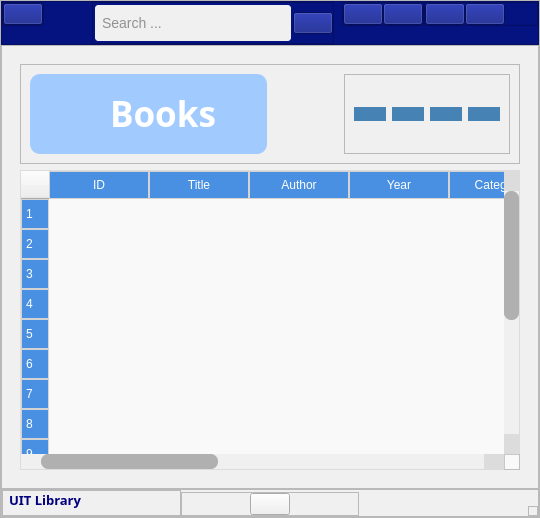
     <widget class="QFrame" name="main_body">
      <property name="frameShape">
       <enum>QFrame::StyledPanel</enum>
      </property>
      <property name="frameShadow">
       <enum>QFrame::Raised</enum>
      </property>
      <layout class="QVBoxLayout" name="verticalLayout">
       <property name="spacing">
        <number>0</number>
       </property>
       <property name="leftMargin">
        <number>0</number>
       </property>
       <property name="topMargin">
        <number>0</number>
       </property>
       <property name="rightMargin">
        <number>0</number>
       </property>
       <property name="bottomMargin">
        <number>0</number>
       </property>
       <item alignment="Qt::AlignTop">
        <widget class="QFrame" name="header">
         <property name="enabled">
          <bool>true</bool>
         </property>
         <property name="styleSheet">
          <string notr="true">border-top-radius: 10px;

background-color: rgb(5, 19, 128);</string>
         </property>
         <property name="frameShape">
          <enum>QFrame::StyledPanel</enum>
         </property>
         <property name="frameShadow">
          <enum>QFrame::Raised</enum>
         </property>
         <layout class="QHBoxLayout" name="horizontalLayout_2">
          <property name="spacing">
           <number>0</number>
          </property>
          <property name="leftMargin">
           <number>0</number>
          </property>
          <property name="topMargin">
           <number>0</number>
          </property>
          <property name="rightMargin">
           <number>0</number>
          </property>
          <property name="bottomMargin">
           <number>0</number>
          </property>
          <item alignment="Qt::AlignLeft|Qt::AlignTop">
           <widget class="QFrame" name="frame">
            <property name="frameShape">
             <enum>QFrame::StyledPanel</enum>
            </property>
            <property name="frameShadow">
             <enum>QFrame::Raised</enum>
            </property>
            <layout class="QHBoxLayout" name="horizontalLayout_8">
             <property name="spacing">
              <number>0</number>
             </property>
             <property name="leftMargin">
              <number>0</number>
             </property>
             <property name="topMargin">
              <number>0</number>
             </property>
             <property name="rightMargin">
              <number>0</number>
             </property>
             <property name="bottomMargin">
              <number>0</number>
             </property>
             <item>
              <widget class="QPushButton" name="menu_btn">
               <property name="cursor">
                <cursorShape>PointingHandCursor</cursorShape>
               </property>
               <property name="styleSheet">
                <string notr="true">QPushButton:hover {
	background-color: rgb(0, 0, 166);
}

QPushButton:pressed {
	background-color:rgb(0, 0, 176);
}</string>
               </property>
               <property name="text">
                <string/>
               </property>
               <property name="icon">
                <iconset resource="../ressources/icons/icon.qrc">
                 <normaloff>:/icons/align-left.png</normaloff>:/icons/align-left.png</iconset>
               </property>
               <property name="iconSize">
                <size>
                 <width>25</width>
                 <height>25</height>
                </size>
               </property>
              </widget>
             </item>
            </layout>
           </widget>
          </item>
          <item alignment="Qt::AlignLeft|Qt::AlignTop">
           <widget class="QFrame" name="frame_4">
            <property name="frameShape">
             <enum>QFrame::StyledPanel</enum>
            </property>
            <property name="frameShadow">
             <enum>QFrame::Raised</enum>
            </property>
            <layout class="QHBoxLayout" name="horizontalLayout_7">
             <property name="spacing">
              <number>0</number>
             </property>
             <property name="leftMargin">
              <number>0</number>
             </property>
             <property name="topMargin">
              <number>0</number>
             </property>
             <property name="rightMargin">
              <number>0</number>
             </property>
             <property name="bottomMargin">
              <number>0</number>
             </property>
             <item>
              <widget class="QLineEdit" name="search_lineEdit">
               <property name="minimumSize">
                <size>
                 <width>200</width>
                 <height>40</height>
                </size>
               </property>
               <property name="styleSheet">
                <string notr="true">    QLineEdit {
        background-color: #f0f0f0; /* Light grey background */
        border: 2px solid rgb(5, 19, 128); /* Your specified color for the border */
        border-radius: 5px; /* Rounded corners */
        padding: 5px; /* Padding inside the text field */
        color: #333333; /* Dark grey text color */
        font-size: 14px; /* Font size */
    }

    QLineEdit:focus {
        border: 2px solid rgb(0, 102, 204); /* Complementary blue color for the border when focused */
        background-color: #ffffff; /* White background when focused */
	       box-shadow: 2px 2px 10px rgba(0, 102, 204, 0.5); /* Stronger shadow when focused */

    }
</string>
               </property>
               <property name="placeholderText">
                <string>Search ...</string>
               </property>
              </widget>
             </item>
             <item>
              <widget class="QPushButton" name="pushButton_6">
               <property name="cursor">
                <cursorShape>PointingHandCursor</cursorShape>
               </property>
               <property name="text">
                <string/>
               </property>
               <property name="icon">
                <iconset resource="../ressources/icons/icon.qrc">
                 <normaloff>:/icons/search.png</normaloff>:/icons/search.png</iconset>
               </property>
               <property name="iconSize">
                <size>
                 <width>25</width>
                 <height>25</height>
                </size>
               </property>
              </widget>
             </item>
            </layout>
           </widget>
          </item>
          <item alignment="Qt::AlignRight|Qt::AlignTop">
           <widget class="QFrame" name="frame_2">
            <property name="frameShape">
             <enum>QFrame::StyledPanel</enum>
            </property>
            <property name="frameShadow">
             <enum>QFrame::Raised</enum>
            </property>
            <layout class="QHBoxLayout" name="horizontalLayout_6">
             <property name="spacing">
              <number>0</number>
             </property>
             <property name="leftMargin">
              <number>0</number>
             </property>
             <property name="topMargin">
              <number>0</number>
             </property>
             <property name="rightMargin">
              <number>0</number>
             </property>
             <property name="bottomMargin">
              <number>0</number>
             </property>
             <item>
              <widget class="QPushButton" name="users_btn">
               <property name="cursor">
                <cursorShape>PointingHandCursor</cursorShape>
               </property>
               <property name="styleSheet">
                <string notr="true">QPushButton:hover {
	background-color: rgb(0, 0, 166);
}

QPushButton:pressed {
	background-color:rgb(0, 0, 176);
}</string>
               </property>
               <property name="text">
                <string/>
               </property>
               <property name="icon">
                <iconset resource="../ressources/icons/icon.qrc">
                 <normaloff>:/icons/user.png</normaloff>:/icons/user.png</iconset>
               </property>
               <property name="iconSize">
                <size>
                 <width>25</width>
                 <height>25</height>
                </size>
               </property>
              </widget>
             </item>
             <item>
              <widget class="QPushButton" name="notification_btn">
               <property name="cursor">
                <cursorShape>PointingHandCursor</cursorShape>
               </property>
               <property name="styleSheet">
                <string notr="true">QPushButton:hover {
	background-color: rgb(0, 0, 166);
}

QPushButton:pressed {
	background-color:rgb(0, 0, 176);
}</string>
               </property>
               <property name="text">
                <string/>
               </property>
               <property name="icon">
                <iconset resource="../ressources/icons/icon.qrc">
                 <normaloff>:/icons/notification.png</normaloff>:/icons/notification.png</iconset>
               </property>
               <property name="iconSize">
                <size>
                 <width>25</width>
                 <height>25</height>
                </size>
               </property>
              </widget>
             </item>
            </layout>
           </widget>
          </item>
          <item alignment="Qt::AlignRight|Qt::AlignTop">
           <widget class="QFrame" name="frame_3">
            <property name="frameShape">
             <enum>QFrame::StyledPanel</enum>
            </property>
            <property name="frameShadow">
             <enum>QFrame::Raised</enum>
            </property>
            <layout class="QHBoxLayout" name="horizontalLayout_5">
             <property name="spacing">
              <number>0</number>
             </property>
             <property name="leftMargin">
              <number>0</number>
             </property>
             <property name="topMargin">
              <number>0</number>
             </property>
             <property name="rightMargin">
              <number>0</number>
             </property>
             <property name="bottomMargin">
              <number>0</number>
             </property>
             <item>
              <widget class="QPushButton" name="minimize_btn">
               <property name="styleSheet">
                <string notr="true">QPushButton:hover {
	background-color: rgb(0, 0, 166);
}

QPushButton:pressed {
	background-color:rgb(0, 0, 176);
}</string>
               </property>
               <property name="text">
                <string/>
               </property>
               <property name="icon">
                <iconset resource="../ressources/icons/icon.qrc">
                 <normaloff>:/icons/down-left-arrow.png</normaloff>:/icons/down-left-arrow.png</iconset>
               </property>
               <property name="iconSize">
                <size>
                 <width>25</width>
                 <height>25</height>
                </size>
               </property>
              </widget>
             </item>
             <item>
              <widget class="QPushButton" name="restore_win_btn">
               <property name="styleSheet">
                <string notr="true">QPushButton:hover {
	background-color: rgb(0, 0, 166);
}

QPushButton:pressed {
	background-color:rgb(0, 0, 176);
}</string>
               </property>
               <property name="text">
                <string/>
               </property>
               <property name="icon">
                <iconset resource="../ressources/icons/icon.qrc">
                 <normaloff>:/icons/maximize.png</normaloff>:/icons/maximize.png</iconset>
               </property>
               <property name="iconSize">
                <size>
                 <width>25</width>
                 <height>25</height>
                </size>
               </property>
              </widget>
             </item>
             <item>
              <widget class="QPushButton" name="close_btn">
               <property name="styleSheet">
                <string notr="true">QPushButton:hover {
	background-color: rgb(255, 38, 0);
}

QPushButton:pressed {
	background-color: rgb(255, 0, 0);
}
QPushButton {
	
	border-radius:0px;
	border-top-right-radius: 10px;

}</string>
               </property>
               <property name="text">
                <string/>
               </property>
               <property name="icon">
                <iconset resource="../ressources/icons/icon.qrc">
                 <normaloff>:/icons/close.png</normaloff>:/icons/close.png</iconset>
               </property>
               <property name="iconSize">
                <size>
                 <width>25</width>
                 <height>25</height>
                </size>
               </property>
              </widget>
             </item>
            </layout>
           </widget>
          </item>
         </layout>
        </widget>
       </item>
       <item>
        <widget class="QFrame" name="main_bode_contents">
         <property name="sizePolicy">
          <sizepolicy hsizetype="Preferred" vsizetype="Expanding">
           <horstretch>0</horstretch>
           <verstretch>0</verstretch>
          </sizepolicy>
         </property>
         <property name="minimumSize">
          <size>
           <width>200</width>
           <height>0</height>
          </size>
         </property>
         <property name="styleSheet">
          <string notr="true">background-color:rgb(240, 240, 240);</string>
         </property>
         <property name="frameShape">
          <enum>QFrame::StyledPanel</enum>
         </property>
         <property name="frameShadow">
          <enum>QFrame::Raised</enum>
         </property>
         <layout class="QVBoxLayout" name="verticalLayout_7">
          <item>
           <widget class="QStackedWidget" name="stackedWidget">
            <property name="styleSheet">
             <string notr="true">color: rgb(0, 0, 0);</string>
            </property>
            <property name="currentIndex">
             <number>1</number>
            </property>
            <widget class="QWidget" name="home_page"/>
            <widget class="QWidget" name="book_page">
             <layout class="QVBoxLayout" name="verticalLayout_9">
              <item>
               <widget class="QFrame" name="frame_11">
                <property name="minimumSize">
                 <size>
                  <width>0</width>
                  <height>100</height>
                 </size>
                </property>
                <property name="frameShape">
                 <enum>QFrame::StyledPanel</enum>
                </property>
                <property name="frameShadow">
                 <enum>QFrame::Raised</enum>
                </property>
                <layout class="QHBoxLayout" name="horizontalLayout_13">
                 <item>
                  <widget class="QFrame" name="frame_13">
                   <property name="styleSheet">
                    <string notr="true">background-color: rgb(161, 203, 255);
border-radius:10px</string>
                   </property>
                   <property name="frameShape">
                    <enum>QFrame::StyledPanel</enum>
                   </property>
                   <property name="frameShadow">
                    <enum>QFrame::Raised</enum>
                   </property>
                   <widget class="QLabel" name="label_27">
                    <property name="geometry">
                     <rect>
                      <x>11</x>
                      <y>20</y>
                      <width>50</width>
                      <height>50</height>
                     </rect>
                    </property>
                    <property name="sizePolicy">
                     <sizepolicy hsizetype="Preferred" vsizetype="Preferred">
                      <horstretch>20</horstretch>
                      <verstretch>0</verstretch>
                     </sizepolicy>
                    </property>
                    <property name="text">
                     <string/>
                    </property>
                    <property name="pixmap">
                     <pixmap resource="../ressources/icons/icon.qrc">:/icons/books-dark.png</pixmap>
                    </property>
                   </widget>
                   <widget class="QLabel" name="label_26">
                    <property name="geometry">
                     <rect>
                      <x>80</x>
                      <y>10</y>
                      <width>131</width>
                      <height>59</height>
                     </rect>
                    </property>
                    <property name="font">
                     <font>
                      <family>Noto Sans</family>
                      <pointsize>26</pointsize>
                      <weight>75</weight>
                      <bold>true</bold>
                     </font>
                    </property>
                    <property name="styleSheet">
                     <string notr="true">color:white</string>
                    </property>
                    <property name="text">
                     <string>Books</string>
                    </property>
                   </widget>
                  </widget>
                 </item>
                 <item alignment="Qt::AlignRight">
                  <widget class="QFrame" name="frame_12">
                   <property name="minimumSize">
                    <size>
                     <width>60</width>
                     <height>0</height>
                    </size>
                   </property>
                   <property name="baseSize">
                    <size>
                     <width>80</width>
                     <height>0</height>
                    </size>
                   </property>
                   <property name="styleSheet">
                    <string notr="true">QPushButton{
	background-color: rgb(70,130,180);
border-radius:10px;

}
QPushButton:hover {
	background-color: rgb(0, 0, 166);
	color: rgb(255, 255, 255);
}

QPushButton:pressed {
	background-color:rgb(0, 0, 176);
border-radius:10px
}</string>
                   </property>
                   <property name="frameShape">
                    <enum>QFrame::StyledPanel</enum>
                   </property>
                   <property name="frameShadow">
                    <enum>QFrame::Raised</enum>
                   </property>
                   <layout class="QHBoxLayout" name="horizontalLayout_12">
                    <item>
                     <widget class="QPushButton" name="add_book_btn_2">
                      <property name="cursor">
                       <cursorShape>PointingHandCursor</cursorShape>
                      </property>
                      <property name="styleSheet">
                       <string notr="true"/>
                      </property>
                      <property name="text">
                       <string/>
                      </property>
                      <property name="icon">
                       <iconset resource="../ressources/icons/icon.qrc">
                        <normaloff>:/icons/add-file.png</normaloff>:/icons/add-file.png</iconset>
                      </property>
                     </widget>
                    </item>
                    <item>
                     <widget class="QPushButton" name="modify_book_btn_2">
                      <property name="cursor">
                       <cursorShape>PointingHandCursor</cursorShape>
                      </property>
                      <property name="text">
                       <string/>
                      </property>
                      <property name="icon">
                       <iconset resource="../ressources/icons/icon.qrc">
                        <normaloff>:/icons/edit.png</normaloff>:/icons/edit.png</iconset>
                      </property>
                     </widget>
                    </item>
                    <item>
                     <widget class="QPushButton" name="delete_book_btn_2">
                      <property name="cursor">
                       <cursorShape>PointingHandCursor</cursorShape>
                      </property>
                      <property name="text">
                       <string/>
                      </property>
                      <property name="icon">
                       <iconset resource="../ressources/icons/icon.qrc">
                        <normaloff>:/icons/delete.png</normaloff>:/icons/delete.png</iconset>
                      </property>
                     </widget>
                    </item>
                    <item>
                     <widget class="QPushButton" name="print_btn_2">
                      <property name="cursor">
                       <cursorShape>PointingHandCursor</cursorShape>
                      </property>
                      <property name="text">
                       <string/>
                      </property>
                      <property name="icon">
                       <iconset resource="../ressources/icons/icon.qrc">
                        <normaloff>:/icons/print.png</normaloff>:/icons/print.png</iconset>
                      </property>
                     </widget>
                    </item>
                   </layout>
                  </widget>
                 </item>
                </layout>
               </widget>
              </item>
              <item>
               <widget class="QTableWidget" name="tableWidget_books">
                <property name="sizePolicy">
                 <sizepolicy hsizetype="Expanding" vsizetype="Expanding">
                  <horstretch>0</horstretch>
                  <verstretch>0</verstretch>
                 </sizepolicy>
                </property>
                <property name="minimumSize">
                 <size>
                  <width>500</width>
                  <height>300</height>
                 </size>
                </property>
                <property name="styleSheet">
                 <string notr="true">QTableView {
    border: 1px solid #d3d3d3;
    gridline-color: #d3d3d3;
    background-color: #f9f9f9;
    alternate-background-color: #e9e9e9;
    selection-background-color: #a0c4ff;
    selection-color: #ffffff;
}

QHeaderView::section {
    background-color: #4a90e2;
    color: white;
    padding: 4px;
    border: 1px solid #d3d3d3;
}

QTableView::item {
    padding: 5px;
    border: none;
}

QTableView::item:selected {
    background-color: #a0c4ff;
    color: #ffffff;
}

QTableView::item:hover {
    background-color: #d3eaff;
    color: #000000;
}
/* For WebKit browsers (Chrome, Safari) */
QTableView {
    border: 1px solid #dcdcdc;
}

QTableView::horizontalScrollBar, QTableView::verticalScrollBar {
    background: #f0f0f0;
}

QScrollBar:horizontal {
    border: none;
    background: #f0f0f0;
    height: 15px;
    margin: 0px 20px 0 20px;
}

QScrollBar::handle:horizontal {
    background: #b0b0b0;
    min-width: 20px;
    border-radius: 7px;
}

QScrollBar::add-line:horizontal, QScrollBar::sub-line:horizontal {
    background: #dcdcdc;
    width: 20px;
    subcontrol-origin: margin;
}

QScrollBar::add-line:horizontal:hover, QScrollBar::sub-line:horizontal:hover {
    background: #c0c0c0;
}

QScrollBar::add-page:horizontal, QScrollBar::sub-page:horizontal {
    background: none;
}

QScrollBar:vertical {
    border: none;
    background: #f0f0f0;
    width: 15px;
    margin: 20px 0 20px 0;
}

QScrollBar::handle:vertical {
    background: #b0b0b0;
    min-height: 20px;
    border-radius: 7px;
}

QScrollBar::add-line:vertical, QScrollBar::sub-line:vertical {
    background: #dcdcdc;
    height: 20px;
    subcontrol-origin: margin;
}

QScrollBar::add-line:vertical:hover, QScrollBar::sub-line:vertical:hover {
    background: #c0c0c0;
}

QScrollBar::add-page:vertical, QScrollBar::sub-page:vertical {
    background: none;
}</string>
                </property>
                <property name="gridStyle">
                 <enum>Qt::NoPen</enum>
                </property>
                <property name="rowCount">
                 <number>15</number>
                </property>
                <property name="columnCount">
                 <number>10</number>
                </property>
                <attribute name="horizontalHeaderStretchLastSection">
                 <bool>true</bool>
                </attribute>
                <attribute name="verticalHeaderStretchLastSection">
                 <bool>true</bool>
                </attribute>
                <row/>
                <row/>
                <row/>
                <row/>
                <row/>
                <row/>
                <row/>
                <row/>
                <row/>
                <row/>
                <row/>
                <row/>
                <row/>
                <row/>
                <row/>
                <column>
                 <property name="text">
                  <string>ID</string>
                 </property>
                </column>
                <column>
                 <property name="text">
                  <string>Title</string>
                 </property>
                </column>
                <column>
                 <property name="text">
                  <string>Author</string>
                 </property>
                </column>
                <column>
                 <property name="text">
                  <string>Year</string>
                 </property>
                </column>
                <column>
                 <property name="text">
                  <string>Category</string>
                 </property>
                </column>
                <column>
                 <property name="text">
                  <string>Disponibility</string>
                 </property>
                </column>
                <column>
                 <property name="text">
                  <string>ISBN</string>
                 </property>
                </column>
                <column>
                 <property name="text">
                  <string>Description</string>
                 </property>
                </column>
                <column>
                 <property name="text">
                  <string>Book cover</string>
                 </property>
                </column>
                <column>
                 <property name="text">
                  <string>Availability</string>
                 </property>
                </column>
               </widget>
              </item>
             </layout>
            </widget>
            <widget class="QWidget" name="author_page">
             <widget class="QLabel" name="label_7">
              <property name="geometry">
               <rect>
                <x>520</x>
                <y>200</y>
                <width>161</width>
                <height>181</height>
               </rect>
              </property>
              <property name="font">
               <font>
                <pointsize>25</pointsize>
                <weight>75</weight>
                <bold>true</bold>
               </font>
              </property>
              <property name="text">
               <string>3</string>
              </property>
             </widget>
            </widget>
            <widget class="QWidget" name="sub_page">
             <widget class="QLabel" name="label_8">
              <property name="geometry">
               <rect>
                <x>540</x>
                <y>200</y>
                <width>151</width>
                <height>181</height>
               </rect>
              </property>
              <property name="font">
               <font>
                <pointsize>25</pointsize>
                <weight>75</weight>
                <bold>true</bold>
               </font>
              </property>
              <property name="text">
               <string>4</string>
              </property>
             </widget>
            </widget>
            <widget class="QWidget" name="management_page">
             <widget class="QLabel" name="label_9">
              <property name="geometry">
               <rect>
                <x>520</x>
                <y>210</y>
                <width>55</width>
                <height>191</height>
               </rect>
              </property>
              <property name="font">
               <font>
                <pointsize>25</pointsize>
                <weight>75</weight>
                <bold>true</bold>
               </font>
              </property>
              <property name="text">
               <string>5</string>
              </property>
             </widget>
            </widget>
           </widget>
          </item>
         </layout>
        </widget>
       </item>
       <item alignment="Qt::AlignBottom">
        <widget class="QFrame" name="footer">
         <property name="styleSheet">
          <string notr="true">background-color:rgb(240, 240, 240);
border-bottom-radius: 10px;</string>
         </property>
         <property name="frameShape">
          <enum>QFrame::StyledPanel</enum>
         </property>
         <property name="frameShadow">
          <enum>QFrame::Raised</enum>
         </property>
         <layout class="QHBoxLayout" name="horizontalLayout_3">
          <property name="spacing">
           <number>0</number>
          </property>
          <property name="leftMargin">
           <number>0</number>
          </property>
          <property name="topMargin">
           <number>0</number>
          </property>
          <property name="rightMargin">
           <number>0</number>
          </property>
          <property name="bottomMargin">
           <number>0</number>
          </property>
          <item alignment="Qt::AlignBottom">
           <widget class="QFrame" name="frame_5">
            <property name="frameShape">
             <enum>QFrame::StyledPanel</enum>
            </property>
            <property name="frameShadow">
             <enum>QFrame::Raised</enum>
            </property>
            <layout class="QVBoxLayout" name="verticalLayout_3">
             <property name="spacing">
              <number>0</number>
             </property>
             <property name="leftMargin">
              <number>6</number>
             </property>
             <property name="topMargin">
              <number>0</number>
             </property>
             <property name="rightMargin">
              <number>0</number>
             </property>
             <property name="bottomMargin">
              <number>6</number>
             </property>
             <item>
              <widget class="QLabel" name="label">
               <property name="font">
                <font>
                 <family>Noto Sans</family>
                 <pointsize>10</pointsize>
                 <weight>75</weight>
                 <bold>true</bold>
                </font>
               </property>
               <property name="styleSheet">
                <string notr="true">color: rgb(0, 0, 127);</string>
               </property>
               <property name="text">
                <string>UIT Library</string>
               </property>
              </widget>
             </item>
            </layout>
           </widget>
          </item>
          <item alignment="Qt::AlignBottom">
           <widget class="QFrame" name="frame_6">
            <property name="frameShape">
             <enum>QFrame::StyledPanel</enum>
            </property>
            <property name="frameShadow">
             <enum>QFrame::Raised</enum>
            </property>
            <layout class="QVBoxLayout" name="verticalLayout_2">
             <property name="spacing">
              <number>0</number>
             </property>
             <property name="leftMargin">
              <number>0</number>
             </property>
             <property name="topMargin">
              <number>0</number>
             </property>
             <property name="rightMargin">
              <number>0</number>
             </property>
             <property name="bottomMargin">
              <number>0</number>
             </property>
             <item alignment="Qt::AlignHCenter|Qt::AlignBottom">
              <widget class="QPushButton" name="pushButton_7">
               <property name="text">
                <string/>
               </property>
               <property name="icon">
                <iconset resource="../ressources/icons/icon.qrc">
                 <normaloff>:/icons/ibn-tofail-logo.png</normaloff>:/icons/ibn-tofail-logo.png</iconset>
               </property>
               <property name="iconSize">
                <size>
                 <width>70</width>
                 <height>30</height>
                </size>
               </property>
              </widget>
             </item>
            </layout>
           </widget>
          </item>
          <item alignment="Qt::AlignRight|Qt::AlignBottom">
           <widget class="QFrame" name="size_grip">
            <property name="minimumSize">
             <size>
              <width>10</width>
              <height>10</height>
             </size>
            </property>
            <property name="maximumSize">
             <size>
              <width>10</width>
              <height>10</height>
             </size>
            </property>
            <property name="frameShape">
             <enum>QFrame::StyledPanel</enum>
            </property>
            <property name="frameShadow">
             <enum>QFrame::Raised</enum>
            </property>
           </widget>
          </item>
         </layout>
        </widget>
       </item>
      </layout>
     </widget>
